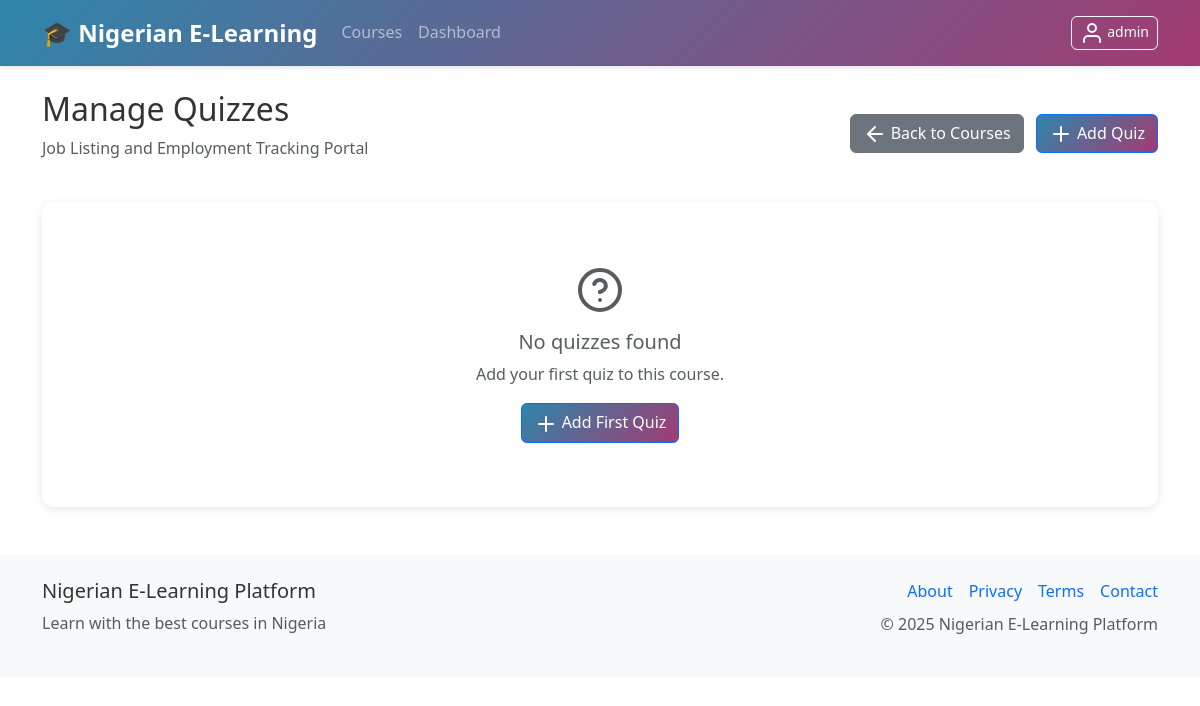
Page /admin/courses/1/quizzes (signed in) on the earlier database version.
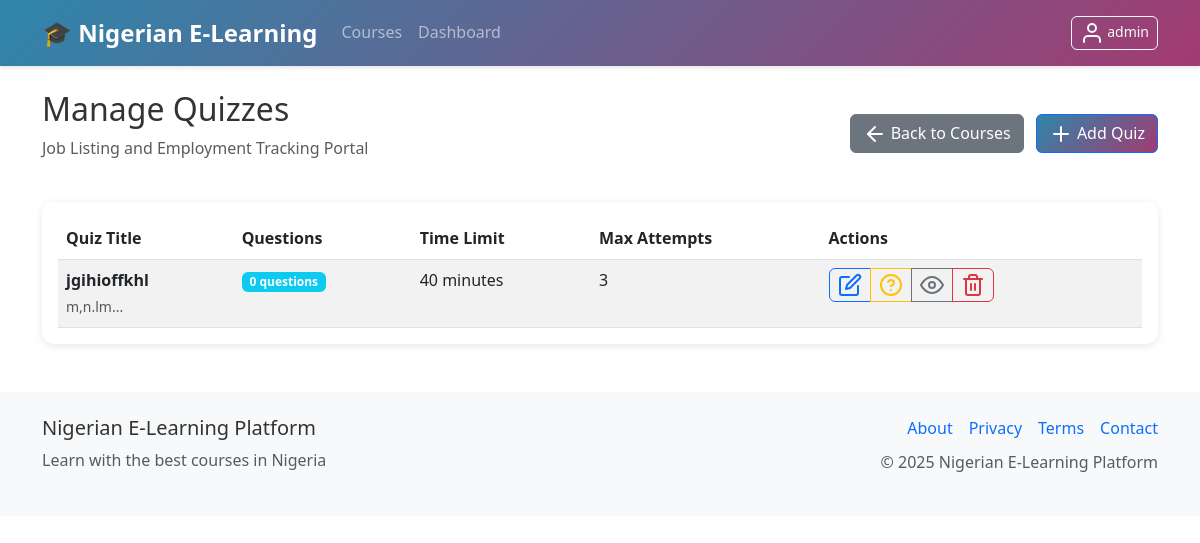
Same page on the later database version.
### models.py (models this page shows, shortened)
class Quiz(db.Model):
    id = db.Column(db.Integer, primary_key=True)
    title = db.Column(db.String(200), nullable=False)
    description = db.Column(db.Text)
    course_id = db.Column(db.Integer, db.ForeignKey('course.id'), nullable=False)
    time_limit = db.Column(db.Integer, default=30)  # minutes
    max_attempts = db.Column(db.Integer, default=3)
    is_active = db.Column(db.Boolean, default=True)
    max_credits = db.Column(db.Integer, default=10)  # Maximum credits for this quiz
    pass_threshold = db.Column(db.Float, default=70.0)  # Minimum percentage to earn credits
    created_at = db.Column(db.DateTime, default=datetime.utcnow)
    questions = db.relationship('QuizQuestion', backref='quiz', lazy='dynamic', cascade='all, delete-orphan')
    attempts = db.relationship('QuizAttempt', backref='quiz', lazy='dynamic', cascade='all, delete-orphan')

### routes.py (the view)
@app.route('/admin/courses/<int:course_id>/quizzes')
@login_required
@admin_required
def admin_course_quizzes(course_id):
    course = Course.query.get_or_404(course_id)
    quizzes = Quiz.query.filter_by(course_id=course_id).all()
    return render_template('admin/course_quizzes.html', course=course, quizzes=quizzes)

### app.py (called while the page is built)
@login_manager.user_loader
def load_user(user_id):
    from models import User
    return User.query.get(int(user_id))

### routes.py (called while the page is built)
@app.context_processor
def inject_settings():
    settings = SystemSettings.query.first()
    return dict(settings=settings)

### utils.py (called while the page is built)
def admin_required(f):
    @wraps(f)
    def decorated_function(*args, **kwargs):
        if not current_user.is_authenticated or current_user.role != 'admin':
            flash('Admin access required', 'danger')
            return redirect(url_for('dashboard'))
        return f(*args, **kwargs)
    return decorated_function

### templates/admin/course_quizzes.html (shortened to what the changed rows need)
{% extends "base.html" %}
{% block content %}
<div class="row">
    <div class="col-12">
        <div class="d-flex justify-content-between align-items-center mb-4">
            <div>
                <h2>Manage Quizzes</h2>
            </div>
        </div>
        <div class="card">
            <div class="card-body">
                {% if quizzes %}
                <div class="table-responsive">
                    <table class="table table-striped">
                        <thead>
                            <tr>
                                <th>Quiz Title</th>
                                <th>Questions</th>
                                <th>Time Limit</th>
                                <th>Max Attempts</th>
                                <th>Actions</th>
                            </tr>
                        </thead>
                        <tbody>
                            {% for quiz in quizzes %}
                            <tr>
                                <td>
                                    <strong>{{ quiz.title }}</strong>
                                    <br><small class="text-muted">{{ quiz.description[:80] }}...</small>
                                </td>
                                <td>
                                    <span class="badge bg-info">{{ quiz.questions.count() }} questions</span>
                                </td>
                                <td>{{ quiz.time_limit }} minutes</td>
                                <td>{{ quiz.max_attempts }}</td>
                                <td>
                                    <div class="btn-group" role="group">
                                        <a href="{{ url_for('edit_quiz', quiz_id=quiz.id) }}"
                                           class="btn btn-sm btn-outline-primary" title="Edit Quiz">
                                            <i data-feather="edit"></i>
                                        </a>
                                        <a href="{{ url_for('admin_quiz_questions', quiz_id=quiz.id) }}"
                                           class="btn btn-sm btn-outline-warning" title="Manage Questions">
                                            <i data-feather="help-circle"></i>
                                        </a>
                                        <a href="{{ url_for('take_quiz', quiz_id=quiz.id) }}"
                                           class="btn btn-sm btn-outline-secondary" title="Preview Quiz">
                                            <i data-feather="eye"></i>
                                        </a>
                                        <button type="button" class="btn btn-sm btn-outline-danger"
                                                onclick="confirmDelete('{{ quiz.title|replace("'", "\\'") }}', '{{ url_for('delete_quiz', quiz_id=quiz.id) }}')"
                                                title="Delete Quiz">
                                            <i data-feather="trash-2"></i>
                                        </button>
                                    </div>
                                </td>
                            </tr>
                            {% endfor %}
                        </tbody>
                    </table>
                </div>
                {% else %}
                <div class="text-center py-5">
                    <i data-feather="help-circle" class="text-muted mb-3" style="width: 48px; height: 48px;"></i>
                    <h5 class="text-muted">No quizzes found</h5>
                    <p class="text-muted">Add your first quiz to this course.</p>
                    <a href="{{ url_for('create_quiz', course_id=course.id) }}" class="btn btn-primary">
                        <i data-feather="plus" class="me-1"></i>Add First Quiz
                    </a>
                </div>
                {% endif %}
            </div>
        </div>
    </div>
</div>
{% endblock %}

Differences in the rows shown:
added Quiz: title "jgihioffkhl", description "m,n.lm", questions.count "0", time_limit "40", max_attempts "3"
Other differences:
text no longer shown: "No quizzes found Add your first quiz to this course. Add First Quiz"
text now shown: "Quiz Title Questions Time Limit Max Attempts Actions"
